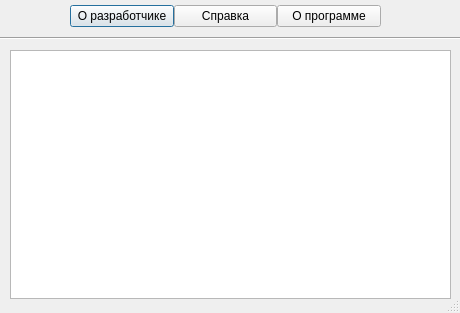
<?xml version="1.0" encoding="UTF-8"?>
<ui version="4.0">
 <class>Dialog</class>
 <widget class="QDialog" name="Dialog">
  <property name="windowModality">
   <enum>Qt::WindowModal</enum>
  </property>
  <property name="geometry">
   <rect>
    <x>0</x>
    <y>0</y>
    <width>460</width>
    <height>313</height>
   </rect>
  </property>
  <property name="windowTitle">
   <string>Dialog</string>
  </property>
  <property name="sizeGripEnabled">
   <bool>true</bool>
  </property>
  <widget class="QWidget" name="verticalLayoutWidget">
   <property name="geometry">
    <rect>
     <x>10</x>
     <y>50</y>
     <width>441</width>
     <height>251</height>
    </rect>
   </property>
   <layout class="QVBoxLayout" name="verticalLayout"/>
  </widget>
  <widget class="QTextBrowser" name="textBrowser">
   <property name="geometry">
    <rect>
     <x>10</x>
     <y>50</y>
     <width>441</width>
     <height>249</height>
    </rect>
   </property>
   <property name="sizePolicy">
    <sizepolicy hsizetype="Expanding" vsizetype="Expanding">
     <horstretch>0</horstretch>
     <verstretch>0</verstretch>
    </sizepolicy>
   </property>
   <property name="minimumSize">
    <size>
     <width>0</width>
     <height>0</height>
    </size>
   </property>
   <property name="frameShadow">
    <enum>QFrame::Plain</enum>
   </property>
  </widget>
  <widget class="Line" name="line">
   <property name="geometry">
    <rect>
     <x>0</x>
     <y>30</y>
     <width>461</width>
     <height>16</height>
    </rect>
   </property>
   <property name="orientation">
    <enum>Qt::Horizontal</enum>
   </property>
  </widget>
  <widget class="QWidget" name="">
   <property name="geometry">
    <rect>
     <x>70</x>
     <y>0</y>
     <width>311</width>
     <height>33</height>
    </rect>
   </property>
   <layout class="QHBoxLayout" name="horizontalLayout">
    <property name="spacing">
     <number>0</number>
    </property>
    <property name="sizeConstraint">
     <enum>QLayout::SetMinimumSize</enum>
    </property>
    <item>
     <widget class="QPushButton" name="AboutDev">
      <property name="styleSheet">
       <string notr="true"/>
      </property>
      <property name="text">
       <string>О разработчике</string>
      </property>
     </widget>
    </item>
    <item>
     <widget class="QPushButton" name="Help">
      <property name="text">
       <string>Справка</string>
      </property>
      <property name="default">
       <bool>false</bool>
      </property>
     </widget>
    </item>
    <item>
     <widget class="QPushButton" name="About">
      <property name="text">
       <string>О программе</string>
      </property>
      <property name="autoExclusive">
       <bool>false</bool>
      </property>
      <property name="flat">
       <bool>false</bool>
      </property>
     </widget>
    </item>
   </layout>
  </widget>
 </widget>
 <resources/>
 <connections/>
</ui>
